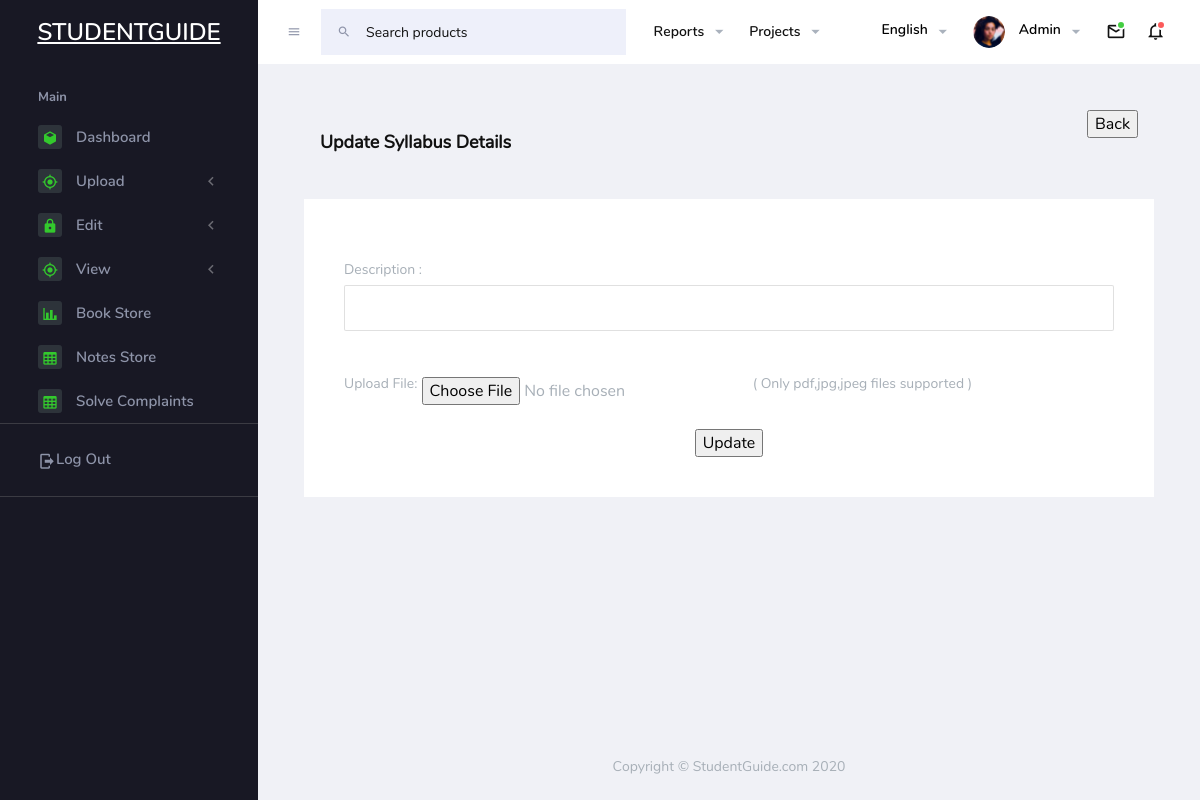
The app's page /admin/edit_syllabus3.php?Syllabus_id=4, older data.
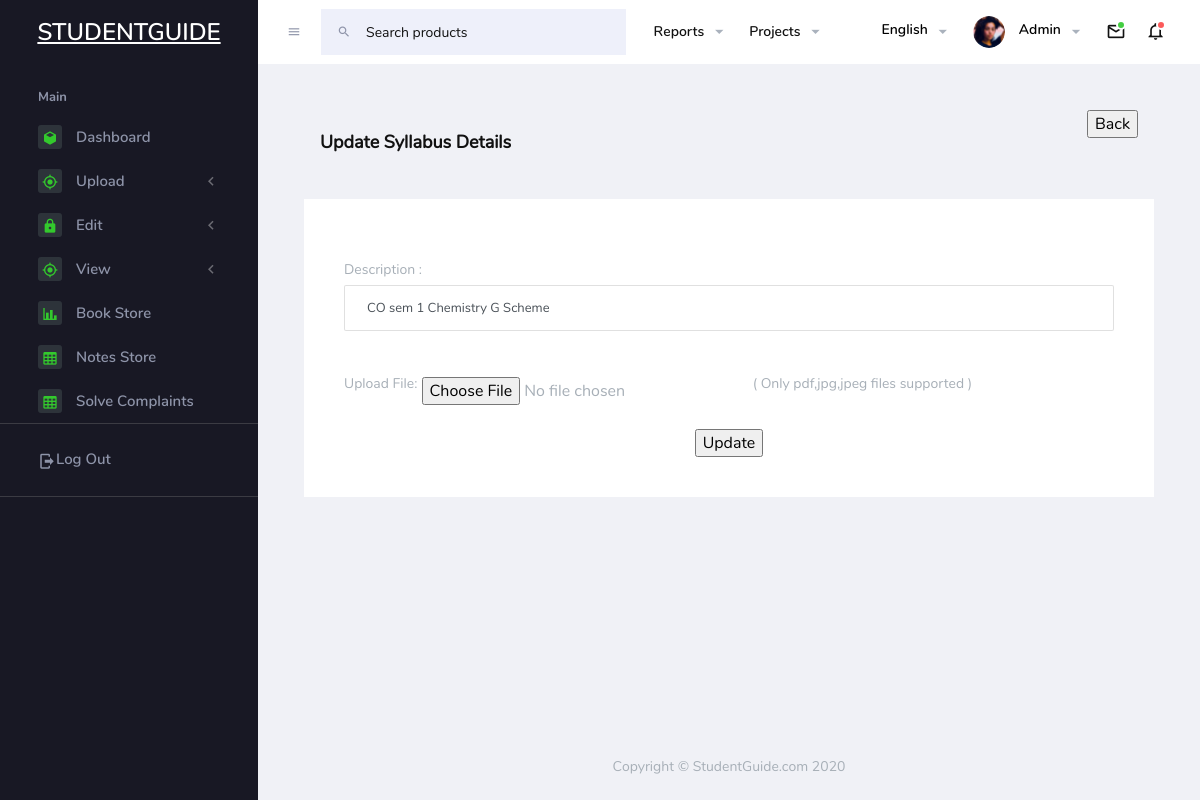
The same page, newer data.
### tables this page shows
CREATE TABLE `syllabus_copy` (
  `syllabus_id` int(11) NOT NULL,
  `description` varchar(2000) NOT NULL,
  `sfile_name` varchar(2000) NOT NULL,
  `evaluate_ID` int(11) NOT NULL
);

### admin/edit_syllabus3.php (the view, shortened to what this page needs)
<!DOCTYPE html>
<?php
include "includes/connect.php";
$Syllabus_id = $_GET['Syllabus_id'];
?>
<!DOCTYPE html>
<html lang="en">
  <head>
    <link rel="stylesheet" href="assets/vendors/mdi/css/materialdesignicons.min.css">
    <link rel="stylesheet" href="assets/vendors/flag-icon-css/css/flag-icon.min.css">
    <link rel="stylesheet" href="assets/vendors/css/vendor.bundle.base.css">
    <link rel="stylesheet" href="assets/vendors/font-awesome/css/font-awesome.min.css" />
    <link rel="stylesheet" href="assets/vendors/bootstrap-datepicker/bootstrap-datepicker.min.css">
    <link rel="stylesheet" href="assets/css/style.css">
  </head>
  <body>
    <div class="container-scroller">
      <?php include "topnav.php"; ?>
      <div class="container-fluid page-body-wrapper">
        <?php include "sidenav.php"; ?>
        <div class="main-panel">
          <div class="content-wrapper">
            <div class="page-header">
              <h3 class="page-title"> Update Syllabus Details</h3>
        <form enctype="multipart/form-data" action="" method="POST" >
<input name="back" type="submit" class="btn-btn-primary" style="align: right " value="Back">
        <div class="section-title"><h2><br> </div>
            </div>
            <div class="row">
              <div class="col-12 grid-margin stretch-card">
                <div class="card">
                  <div class="card-body">
                       <?php
                          $query = "SELECT * FROM syllabus_copy WHERE syllabus_id ='$Syllabus_id'";
                          $query_run = mysqli_query($conn, $query);
                          while($row = mysqli_fetch_assoc($query_run))
                          {
                        ?>
          <div class="form-group">
                    <label for="description">Description : </label>
                    <input type="text" class="form-control" name="desc" id="desc" value='<?php echo $row['description']?>'>
                  </div><br>
          <div class="form-group">
                    <label for="Book_Name">Upload File: </label>
                    <input type="file" name="filename" id="filename" accept="application/pdf,image/jpg" >
                    <label>( Only pdf,jpg,jpeg files supported )</label>
                  </div>
          <div class="text-center">
                    <input name="submit" type="submit" style="align: right " value="Update"><br>
                  </div>
                    <?php
                          }
                    ?>
                 </div>
                </div>
              </div>
            </div>
          </div>
          <footer class="footer">
            <div class="footer-inner-wraper">
              <div class="d-sm-flex justify-content-center ">
                <span class="text-muted d-block text-center text-sm-left d-sm-inline-block">Copyright © StudentGuide.com 2020</span>
              </div>
            </div>
          </footer>
        </div>
      </div>
    </div>
  </body>
</html>

Row changes from the older to the newer data that the page shows:
changed syllabus_copy: desc (not shown) → "CO sem 1 Chemistry G Scheme"
